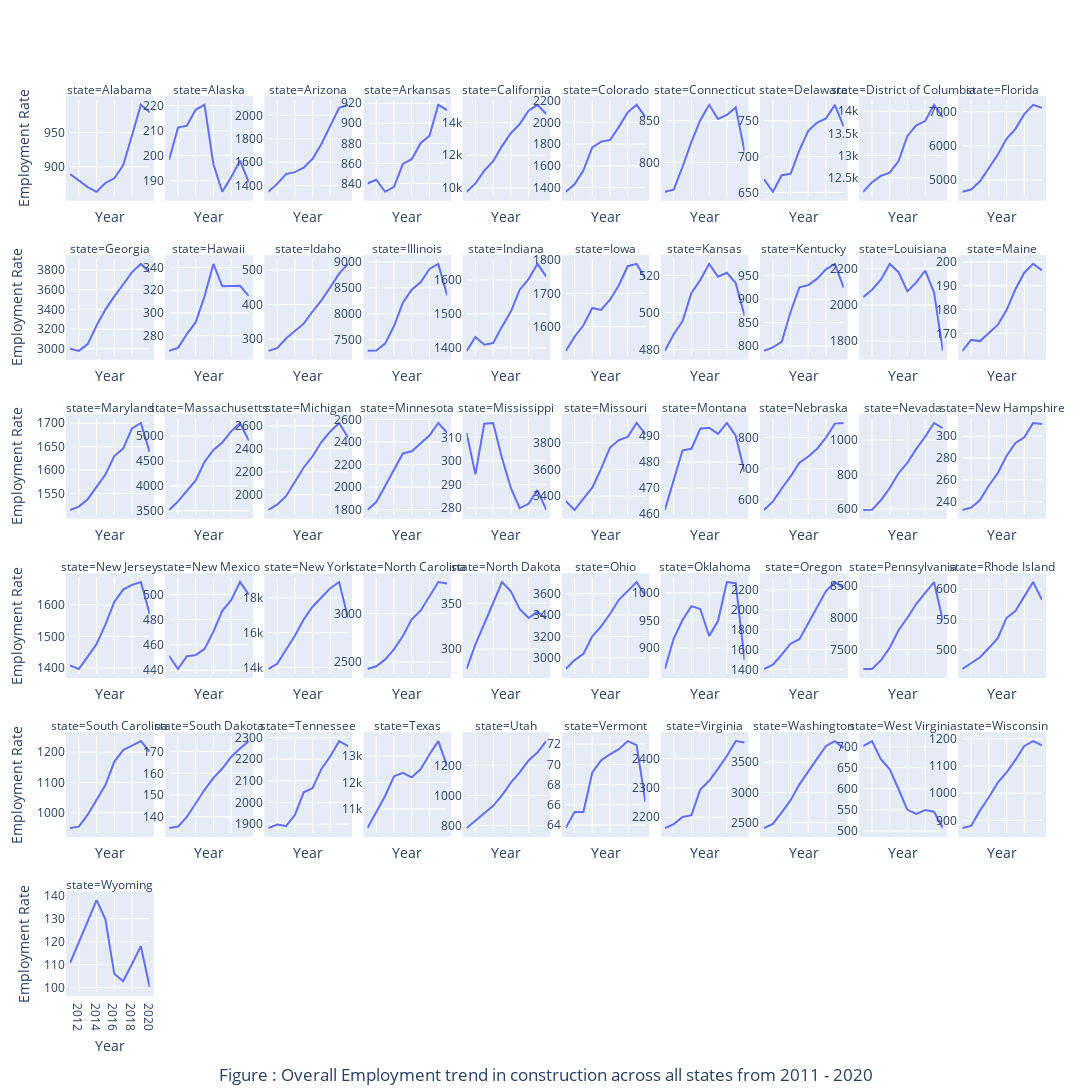

The notebook cell this image was saved under:
### Code cell
fig = px.line(data_frame =now , x= 'Year', y= "Employment Rate" ,facet_col="state", facet_col_wrap=10)
              #title= "Overall Employment trend in construction across all states from 2011 - 2020")

#fig = px.line(data_frame =now , x= 'Year', y= "Mining, Logging and Construction" ,facet_col="state", facet_col_wrap=10,
 #             title= "Employment trend in construction sector during COVID across states")

fig.update_layout(
    autosize=True, 
    width=1800,
    height=1400,
    margin=dict(
        
        l=50,
        r=50,
        b=100,
        t=100,
        pad=4
    ),
)
fig.update_layout(title=f"Figure : Overall Employment trend in construction across all states from 2011 - 2020 ", title_y = 0.01, title_x = 0.5)
#fig.update_yaxes(range = [0,1500])
fig.update_xaxes(title_text ='Year')
fig.update_yaxes(matches = None, showticklabels = True, visible = True)
